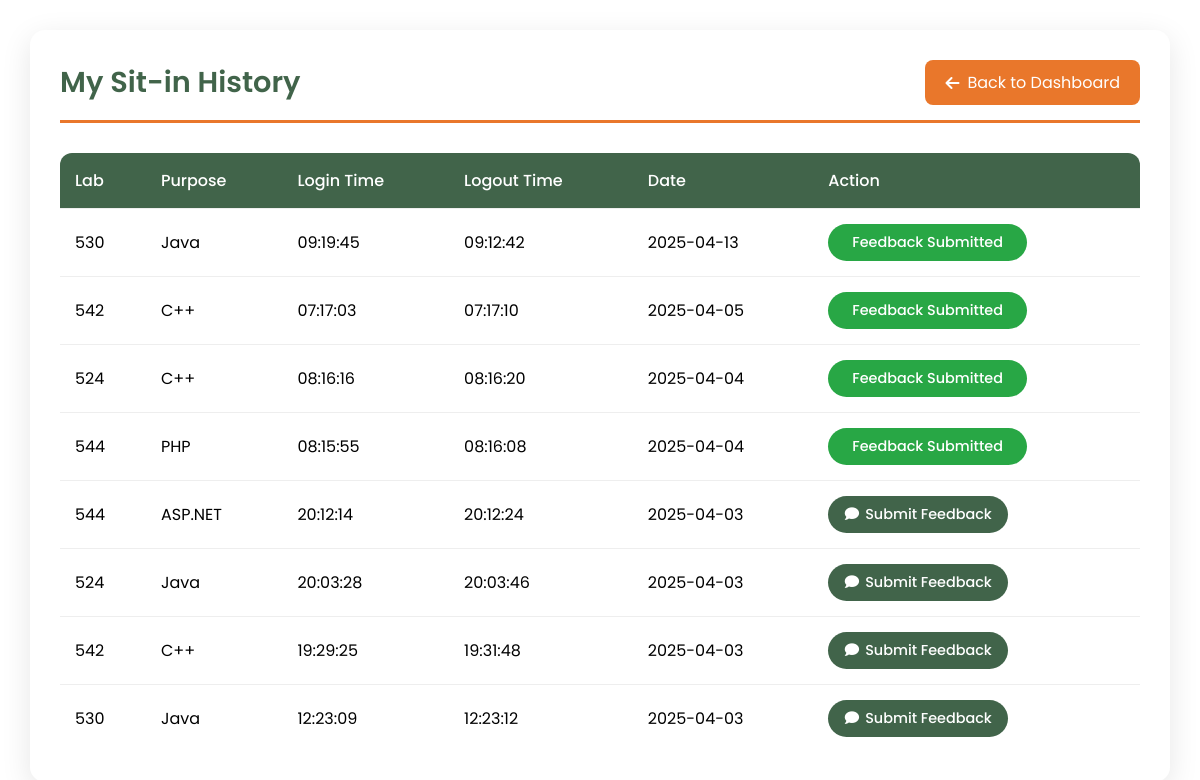
Screenshot of /history (signed in) with the database file from the repository.
### tables this page shows
CREATE TABLE sit_in_records (
            id INTEGER PRIMARY KEY AUTOINCREMENT,
            id_number TEXT NOT NULL,
            purpose TEXT NOT NULL,
            lab TEXT NOT NULL,
            login_time TEXT NOT NULL,
            logout_time TEXT,
            date TEXT NOT NULL, feedback_submitted INTEGER DEFAULT 0,
            FOREIGN KEY (id_number) REFERENCES users(idno)
        );

### app.py (the view, shortened to what this page needs)
@app.route('/history', methods=['GET', 'POST'])
def sit_history():
    if 'user_id' not in session:
        flash("Please log in first!", "danger")
        return redirect(url_for('login'))
    user_id = session['user_id']
    conn = sqlite3.connect("users.db")
    cursor = conn.cursor()
    cursor.execute("SELECT idno FROM users WHERE id = ?", (user_id,))
    user = cursor.fetchone()
    if not user:
        flash("User not found!", "danger")
        return redirect(url_for('login'))
    id_number = user[0]
    cursor.execute("""
        SELECT
            s.lab,
            s.purpose,
            s.login_time,
            s.logout_time,
            s.date,
            COALESCE(s.feedback_submitted, 0) as has_feedback
        FROM sit_in_records s
        WHERE s.id_number = ?
        ORDER BY s.date DESC, s.login_time DESC
    """, (id_number,))
    history = cursor.fetchall()
    conn.close()
    return render_template('history.html', history=history)

### templates/history.html (shortened to what this page needs)
<!DOCTYPE html>
<html lang="en">
<head>
    <link rel="stylesheet" href="https://cdnjs.cloudflare.com/ajax/libs/font-awesome/6.0.0/css/all.min.css">
</head>
<body>
    <div class="container">
        <div class="header">
            <h2>My Sit-in History</h2>
            <a href="{{ url_for('student_dashboard') }}" class="back-btn">
                <i class="fas fa-arrow-left"></i>
                Back to Dashboard
            </a>
        </div>
        {% if history %}
        <table>
            <thead>
                <tr>
                    <th>Lab</th>
                    <th>Purpose</th>
                    <th>Login Time</th>
                    <th>Logout Time</th>
                    <th>Date</th>
                    <th>Action</th>
                </tr>
            </thead>
            <tbody>
                {% for record in history %}
                <tr>
                    <td>{{ record[0] }}</td>
                    <td>{{ record[1] }}</td>
                    <td>{{ record[2] }}</td>
                    <td>{{ record[3] or 'Ongoing' }}</td>
                    <td>{{ record[4] }}</td>
                    <td>
                        {% if record[5] == 1 %}
                            <button class="feedback-btn submitted" disabled>
                                Feedback Submitted
                            </button>
                        {% else %}
                            <button class="feedback-btn" onclick="openFeedbackModal('{{ record[0] }}', '{{ record[4] }}')">
                                <i class="fas fa-comment"></i>
                                Submit Feedback
                            </button>
                        {% endif %}
                    </td>
                </tr>
                {% endfor %}
            </tbody>
        </table>
        {% else %}
        <p style="text-align: center; color: #666; padding: 20px;">No sit-in history found.</p>
        {% endif %}
    </div>
</body>
</html>

### templates/history.html (style rules this page uses)
* { margin: 0; padding: 0; box-sizing: border-box; font-family: 'Poppins', sans-serif; }
body { background: #ffffff; min-height: 100vh; padding: 30px; }
.container { max-width: 1200px; margin: 0 auto; background: #ffffff; padding: 30px; border-radius: 15px; box-shadow: 0 8px 30px rgba(0, 0, 0, 0.1); }
.header { display: flex; align-items: center; justify-content: space-between; margin-bottom: 30px; padding-bottom: 15px; border-bottom: 3px solid #E9772B; }
.header h2 { color: #41644A; font-size: 1.8em; font-weight: 600; }
.back-btn { background: #E9772B; color: white; text-decoration: none; padding: 10px 20px; border-radius: 8px; display: flex; align-items: center; gap: 8px; transition: all 0.3s ease; }
table { width: 100%; border-collapse: separate; border-spacing: 0; margin-top: 20px; background: white; border-radius: 12px; overflow: hidden; }
th, td { padding: 15px; text-align: left; border-bottom: 1px solid #eee; }
th { background: #41644A; color: white; font-weight: 500; }
tr:last-child td { border-bottom: none; }
.feedback-btn { background: #41644A; color: white; border: none; padding: 8px 16px; border-radius: 25px; cursor: pointer; font-size: 0.9em; transition: all 0.3s ease; display: inline-flex; align-items: center; gap: 6px; min-width: 180px; justify-content: center; font-weight: 500; }
.feedback-btn.submitted { background: #28a745 !important; color: white; cursor: not-allowed; pointer-events: none; font-weight: 500; min-width: 180px; justify-content: center; display: inline-flex; align-items: center; border-radius: 25px; padding: 8px 24px; }
.feedback-btn:disabled { background: #28a745 !important; color: white; cursor: not-allowed; opacity: 1; font-weight: 500; }
.feedback-btn i { font-size: 1em; }

### rows the page displays
sit_in_records: lab "530", purpose "Java", login_time "09:19:45", logout_time "09:12:42", date "2025-04-13", shows "Feedback Submitted"
sit_in_records: lab "542", purpose "C++", login_time "07:17:03", logout_time "07:17:10", date "2025-04-05", shows "Feedback Submitted"
sit_in_records: lab "524", purpose "C++", login_time "08:16:16", logout_time "08:16:20", date "2025-04-04", shows "Feedback Submitted"
sit_in_records: lab "544", purpose "PHP", login_time "08:15:55", logout_time "08:16:08", date "2025-04-04", shows "Feedback Submitted"
sit_in_records: lab "544", purpose "ASP.NET", login_time "20:12:14", logout_time "20:12:24", date "2025-04-03"
sit_in_records: lab "524", purpose "Java", login_time "20:03:28", logout_time "20:03:46", date "2025-04-03"
sit_in_records: lab "542", purpose "C++", login_time "19:29:25", logout_time "19:31:48", date "2025-04-03"
sit_in_records: lab "530", purpose "Java", login_time "12:23:09", logout_time "12:23:12", date "2025-04-03"
